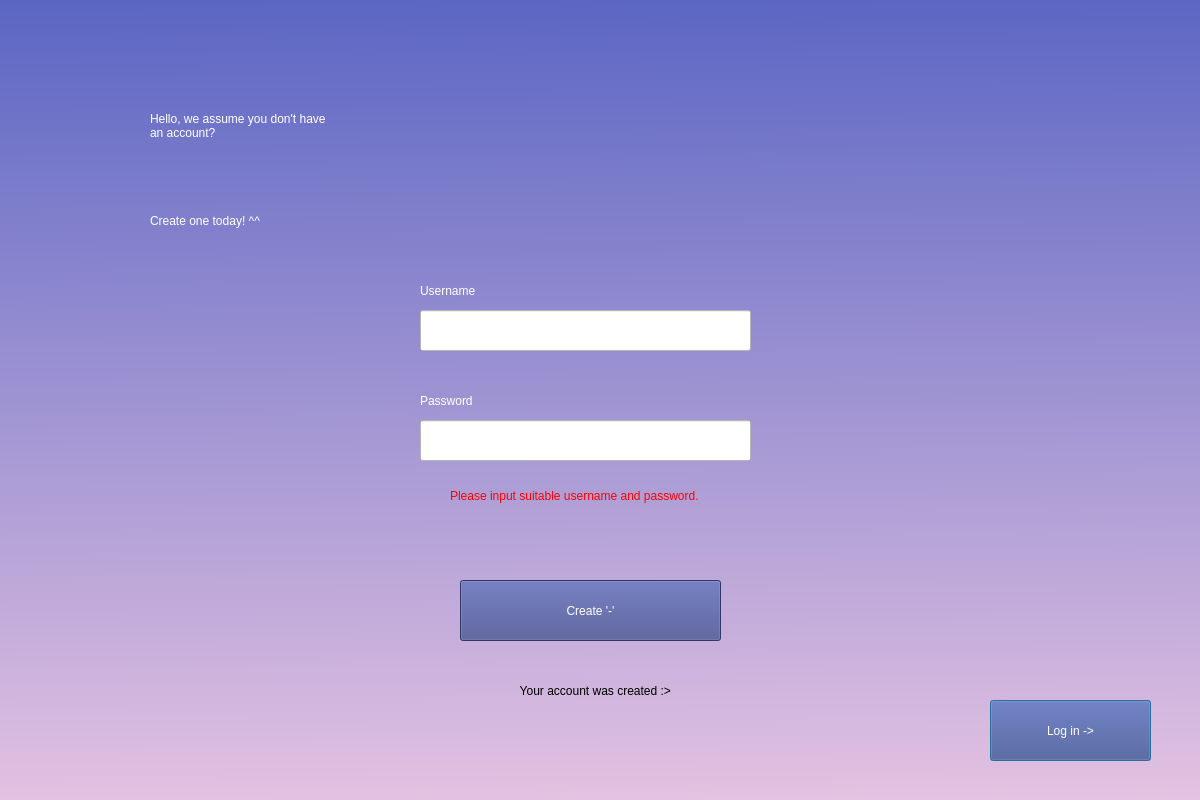
<?xml version="1.0" encoding="UTF-8"?>
<ui version="4.0">
 <class>Dialog</class>
 <widget class="QDialog" name="Dialog">
  <property name="geometry">
   <rect>
    <x>0</x>
    <y>0</y>
    <width>1200</width>
    <height>800</height>
   </rect>
  </property>
  <property name="windowTitle">
   <string>Dialog</string>
  </property>
  <widget class="QWidget" name="widget" native="true">
   <property name="geometry">
    <rect>
     <x>-60</x>
     <y>-40</y>
     <width>1351</width>
     <height>901</height>
    </rect>
   </property>
   <property name="styleSheet">
    <string notr="true">
background-color: qlineargradient(spread:pad, x1:0.59, y1:0, x2:0.602273, y2:1, stop:0 rgba(85, 98, 194, 255), stop:0.943182 rgba(229, 195, 226, 255));</string>
   </property>
   <widget class="QLabel" name="label_3">
    <property name="geometry">
     <rect>
      <x>480</x>
      <y>300</y>
      <width>301</width>
      <height>61</height>
     </rect>
    </property>
    <property name="styleSheet">
     <string notr="true">font: 15pt &quot;MS Shell Dlg 2&quot;;
setStyleSheet:(&quot;background-color: rgba(0,0,0,0)&quot;);
color: rgb(255, 255, 255);
background-color: qlineargradient(spread:pad, x1:0.205, y1:0, x2:0.312, y2:1, stop:0 rgba(100, 241, 255, 0), stop:1 rgba(245, 221, 221, 0));
</string>
    </property>
    <property name="text">
     <string>Username</string>
    </property>
   </widget>
   <widget class="QLabel" name="label">
    <property name="geometry">
     <rect>
      <x>210</x>
      <y>100</y>
      <width>1141</width>
      <height>131</height>
     </rect>
    </property>
    <property name="styleSheet">
     <string notr="true">font: 40pt &quot;MS Shell Dlg 2&quot;;
setStyleSheet:(&quot;background-color: rgba(0,0,0,0)&quot;);
color: rgb(255, 255, 255);
background-color: qlineargradient(spread:pad, x1:0.205, y1:0, x2:0.312, y2:1, stop:0 rgba(100, 241, 255, 0), stop:1 rgba(245, 221, 221, 0));
</string>
    </property>
    <property name="text">
     <string>Hello, we assume you don't have
an account?</string>
    </property>
   </widget>
   <widget class="QPushButton" name="gologin_btn">
    <property name="geometry">
     <rect>
      <x>1050</x>
      <y>740</y>
      <width>161</width>
      <height>61</height>
     </rect>
    </property>
    <property name="styleSheet">
     <string notr="true">background-color: rgb(68, 76, 141);
font: 20pt &quot;MS Shell Dlg 2&quot;;
border-color: rgb(51, 58, 51);
color: rgb(255, 255, 255);</string>
    </property>
    <property name="text">
     <string>Log in -&gt;</string>
    </property>
   </widget>
   <widget class="QLabel" name="label_4">
    <property name="geometry">
     <rect>
      <x>480</x>
      <y>410</y>
      <width>301</width>
      <height>61</height>
     </rect>
    </property>
    <property name="styleSheet">
     <string notr="true">font: 15pt &quot;MS Shell Dlg 2&quot;;
setStyleSheet:(&quot;background-color: rgba(0,0,0,0)&quot;);
color: rgb(255, 255, 255);
background-color: qlineargradient(spread:pad, x1:0.205, y1:0, x2:0.312, y2:1, stop:0 rgba(100, 241, 255, 0), stop:1 rgba(245, 221, 221, 0));
</string>
    </property>
    <property name="text">
     <string>Password</string>
    </property>
   </widget>
   <widget class="QLineEdit" name="passwordfield">
    <property name="geometry">
     <rect>
      <x>480</x>
      <y>460</y>
      <width>331</width>
      <height>41</height>
     </rect>
    </property>
    <property name="styleSheet">
     <string notr="true">background-color: rgb(255, 255, 255);
font: 10pt &quot;MS Shell Dlg 2&quot;;</string>
    </property>
   </widget>
   <widget class="QLineEdit" name="usernamefield">
    <property name="geometry">
     <rect>
      <x>480</x>
      <y>350</y>
      <width>331</width>
      <height>41</height>
     </rect>
    </property>
    <property name="styleSheet">
     <string notr="true">background-color: rgb(255, 255, 255);
font: 10pt &quot;MS Shell Dlg 2&quot;;</string>
    </property>
   </widget>
   <widget class="QLabel" name="label_2">
    <property name="geometry">
     <rect>
      <x>210</x>
      <y>230</y>
      <width>301</width>
      <height>61</height>
     </rect>
    </property>
    <property name="styleSheet">
     <string notr="true">font: 15pt &quot;MS Shell Dlg 2&quot;;
setStyleSheet:(&quot;background-color: rgba(0,0,0,0)&quot;);
color: rgb(255, 255, 255);
background-color: qlineargradient(spread:pad, x1:0.205, y1:0, x2:0.312, y2:1, stop:0 rgba(100, 241, 255, 0), stop:1 rgba(245, 221, 221, 0));
</string>
    </property>
    <property name="text">
     <string>Create one today! ^^</string>
    </property>
   </widget>
   <widget class="QPushButton" name="create_btn">
    <property name="geometry">
     <rect>
      <x>520</x>
      <y>620</y>
      <width>261</width>
      <height>61</height>
     </rect>
    </property>
    <property name="styleSheet">
     <string notr="true">background-color: rgb(68, 76, 141);
font: 14pt &quot;MS Shell Dlg 2&quot;;
border-color: rgb(51, 58, 51);
color: rgb(255, 255, 255);</string>
    </property>
    <property name="text">
     <string>Create '-'</string>
    </property>
   </widget>
   <widget class="QLabel" name="confirm_label">
    <property name="geometry">
     <rect>
      <x>550</x>
      <y>710</y>
      <width>281</width>
      <height>41</height>
     </rect>
    </property>
    <property name="styleSheet">
     <string notr="true">background-color: qlineargradient(spread:pad, x1:0, y1:0, x2:1, y2:0, stop:0 rgba(0, 0, 0, 0), stop:1 rgba(255, 255, 255, 0));</string>
    </property>
    <property name="text">
     <string>         Your account was created :&gt;</string>
    </property>
   </widget>
   <widget class="QLabel" name="warning_label">
    <property name="geometry">
     <rect>
      <x>510</x>
      <y>520</y>
      <width>491</width>
      <height>31</height>
     </rect>
    </property>
    <property name="styleSheet">
     <string notr="true">font: 10pt &quot;MS Shell Dlg 2&quot;;
setStyleSheet:(&quot;background-color: rgba(0,0,0,0)&quot;);
color: rgb(255, 0, 0);
background-color: qlineargradient(spread:pad, x1:0.205, y1:0, x2:0.312, y2:1, stop:0 rgba(100, 241, 255, 0), stop:1 rgba(245, 221, 221, 0));
</string>
    </property>
    <property name="text">
     <string>Please input suitable username and password.</string>
    </property>
   </widget>
  </widget>
 </widget>
 <resources/>
 <connections/>
</ui>
